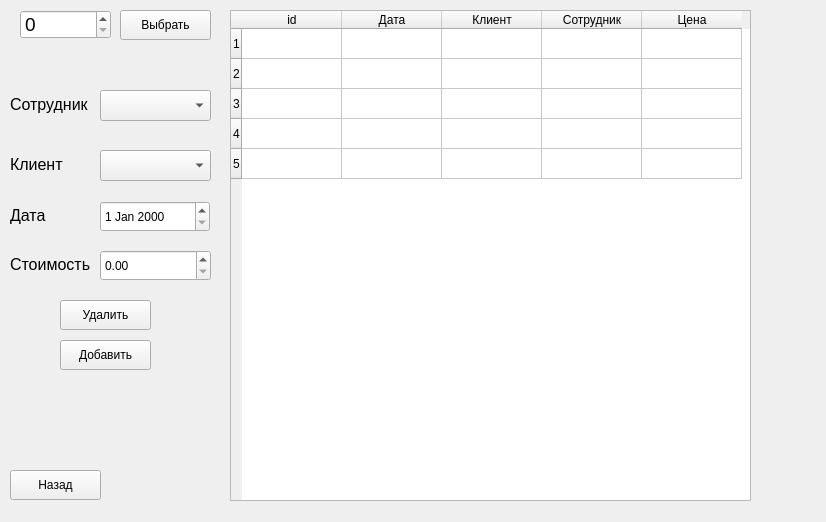
<?xml version="1.0" encoding="UTF-8"?>
<ui version="4.0">
 <class>Orders</class>
 <widget class="QWidget" name="Orders">
  <property name="geometry">
   <rect>
    <x>0</x>
    <y>0</y>
    <width>826</width>
    <height>522</height>
   </rect>
  </property>
  <property name="windowTitle">
   <string>Form</string>
  </property>
  <widget class="QPushButton" name="b_kill">
   <property name="geometry">
    <rect>
     <x>60</x>
     <y>300</y>
     <width>91</width>
     <height>30</height>
    </rect>
   </property>
   <property name="text">
    <string>Удалить</string>
   </property>
  </widget>
  <widget class="QTableWidget" name="db">
   <property name="geometry">
    <rect>
     <x>230</x>
     <y>10</y>
     <width>521</width>
     <height>491</height>
    </rect>
   </property>
   <property name="rowCount">
    <number>5</number>
   </property>
   <property name="columnCount">
    <number>5</number>
   </property>
   <row/>
   <row/>
   <row/>
   <row/>
   <row/>
   <column>
    <property name="text">
     <string>id</string>
    </property>
   </column>
   <column>
    <property name="text">
     <string>Дата</string>
    </property>
   </column>
   <column>
    <property name="text">
     <string>Клиент</string>
    </property>
   </column>
   <column>
    <property name="text">
     <string>Сотрудник</string>
    </property>
   </column>
   <column>
    <property name="text">
     <string>Цена</string>
    </property>
   </column>
  </widget>
  <widget class="QSpinBox" name="t_select">
   <property name="geometry">
    <rect>
     <x>20</x>
     <y>10</y>
     <width>91</width>
     <height>29</height>
    </rect>
   </property>
   <property name="font">
    <font>
     <pointsize>14</pointsize>
    </font>
   </property>
   <property name="maximum">
    <number>1000000</number>
   </property>
  </widget>
  <widget class="QLabel" name="label_2">
   <property name="geometry">
    <rect>
     <x>10</x>
     <y>149</y>
     <width>100</width>
     <height>30</height>
    </rect>
   </property>
   <property name="font">
    <font>
     <pointsize>12</pointsize>
    </font>
   </property>
   <property name="text">
    <string>Клиент</string>
   </property>
  </widget>
  <widget class="QLabel" name="label_3">
   <property name="geometry">
    <rect>
     <x>10</x>
     <y>249</y>
     <width>100</width>
     <height>30</height>
    </rect>
   </property>
   <property name="font">
    <font>
     <pointsize>12</pointsize>
    </font>
   </property>
   <property name="text">
    <string>Стоимость</string>
   </property>
  </widget>
  <widget class="QPushButton" name="b_select">
   <property name="geometry">
    <rect>
     <x>120</x>
     <y>10</y>
     <width>91</width>
     <height>30</height>
    </rect>
   </property>
   <property name="text">
    <string>Выбрать</string>
   </property>
  </widget>
  <widget class="QLabel" name="label">
   <property name="geometry">
    <rect>
     <x>10</x>
     <y>89</y>
     <width>100</width>
     <height>30</height>
    </rect>
   </property>
   <property name="font">
    <font>
     <pointsize>12</pointsize>
    </font>
   </property>
   <property name="text">
    <string>Сотрудник</string>
   </property>
  </widget>
  <widget class="QPushButton" name="b_add">
   <property name="geometry">
    <rect>
     <x>60</x>
     <y>340</y>
     <width>91</width>
     <height>30</height>
    </rect>
   </property>
   <property name="text">
    <string>Добавить</string>
   </property>
  </widget>
  <widget class="QDoubleSpinBox" name="t_price">
   <property name="geometry">
    <rect>
     <x>100</x>
     <y>250</y>
     <width>111</width>
     <height>31</height>
    </rect>
   </property>
  </widget>
  <widget class="QComboBox" name="cb_worker">
   <property name="geometry">
    <rect>
     <x>100</x>
     <y>90</y>
     <width>111</width>
     <height>31</height>
    </rect>
   </property>
  </widget>
  <widget class="QComboBox" name="cb_client">
   <property name="geometry">
    <rect>
     <x>100</x>
     <y>150</y>
     <width>111</width>
     <height>31</height>
    </rect>
   </property>
  </widget>
  <widget class="QDateEdit" name="t_date">
   <property name="geometry">
    <rect>
     <x>100</x>
     <y>201</y>
     <width>110</width>
     <height>31</height>
    </rect>
   </property>
  </widget>
  <widget class="QLabel" name="label_4">
   <property name="geometry">
    <rect>
     <x>10</x>
     <y>200</y>
     <width>100</width>
     <height>30</height>
    </rect>
   </property>
   <property name="font">
    <font>
     <pointsize>12</pointsize>
    </font>
   </property>
   <property name="text">
    <string>Дата</string>
   </property>
  </widget>
  <widget class="QPushButton" name="b_back">
   <property name="geometry">
    <rect>
     <x>10</x>
     <y>470</y>
     <width>91</width>
     <height>30</height>
    </rect>
   </property>
   <property name="text">
    <string>Назад</string>
   </property>
  </widget>
 </widget>
 <resources/>
 <connections/>
</ui>
